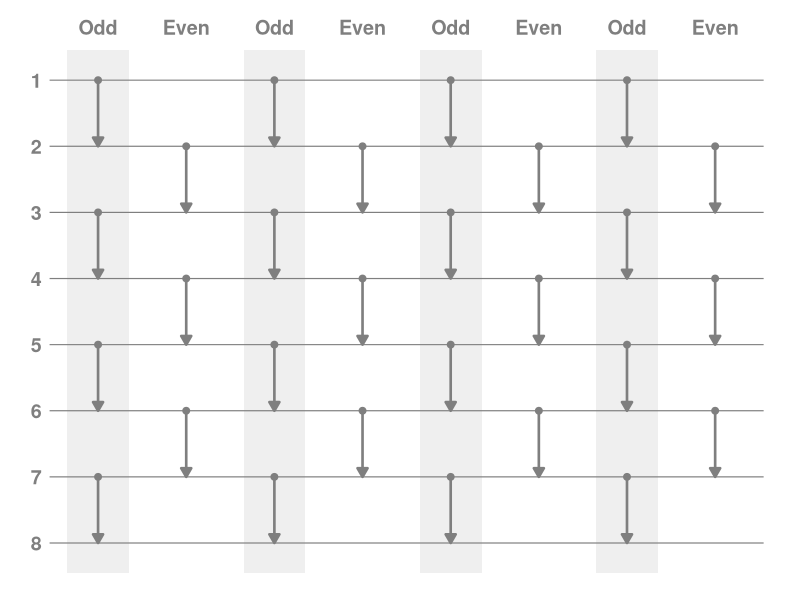

The R script that drew this image:
## ---- chunk 1
#| label: fig-odd-even-network
#| echo: false
#| warning: false
#| message: false
#| fig-align: center
#| fig-width: 9
#| fig-height: 4.6
#| dev.args: !expr list(bg = "transparent")
#| fig-cap: "The odd-even sorting network for eight inputs, with 8 layers and 28 PairSorts."
#| fig-alt: "A sorting network with eight horizontal lines, one per vector position, read from left to right. Vertical arrows mark PairSort operations between neighboring positions in eight layers. Odd layers compare positions 1 and 2, 3 and 4, 5 and 6, and 7 and 8. Even layers compare positions 2 and 3, 4 and 5, and 6 and 7. The two layer types alternate, and each arrow points to the higher position, which receives the larger value."

library(ggplot2)

# Each row is one PairSort: the larger value moves to `to`.
odd_layer  <- data.frame(from = c(1, 3, 5, 7), to = c(2, 4, 6, 8))
even_layer <- data.frame(from = c(2, 4, 6), to = c(3, 5, 7))

network <- do.call(rbind, lapply(1:8, function(layer) {
  pairs <- if (layer %% 2 == 1) odd_layer else even_layer
  cbind(layer = layer, pairs)
}))

neutral <- "grey50"
layers <- data.frame(layer = 1:8, label = rep(c("Odd", "Even"), 4))

ggplot() +
  geom_rect(
    data = layers[layers$label == "Odd", ],
    aes(xmin = layer - 0.35, xmax = layer + 0.35, ymin = 0.55, ymax = 8.45),
    fill = neutral, alpha = 0.12
  ) +
  geom_text(
    data = layers,
    aes(x = layer, y = 0.2, label = label),
    color = neutral, size = 5, fontface = "bold"
  ) +
  annotate(
    "segment",
    x = 0.45, xend = 8.55, y = 1:8, yend = 1:8,
    color = neutral, linewidth = 0.4
  ) +
  annotate(
    "text",
    x = 0.3, y = 1:8, label = 1:8,
    color = neutral, size = 5, fontface = "bold"
  ) +
  geom_segment(
    data = network,
    aes(x = layer, xend = layer, y = from, yend = to),
    color = neutral, linewidth = 0.9,
    arrow = arrow(length = unit(0.1, "inches"), type = "closed")
  ) +
  geom_point(
    data = network,
    aes(x = layer, y = from),
    color = neutral, size = 2
  ) +
  scale_y_reverse() +
  coord_cartesian(clip = "off") +
  theme_void() +
  theme(
    plot.background = element_rect(fill = "transparent", color = NA),
    panel.background = element_rect(fill = "transparent", color = NA)
  )
